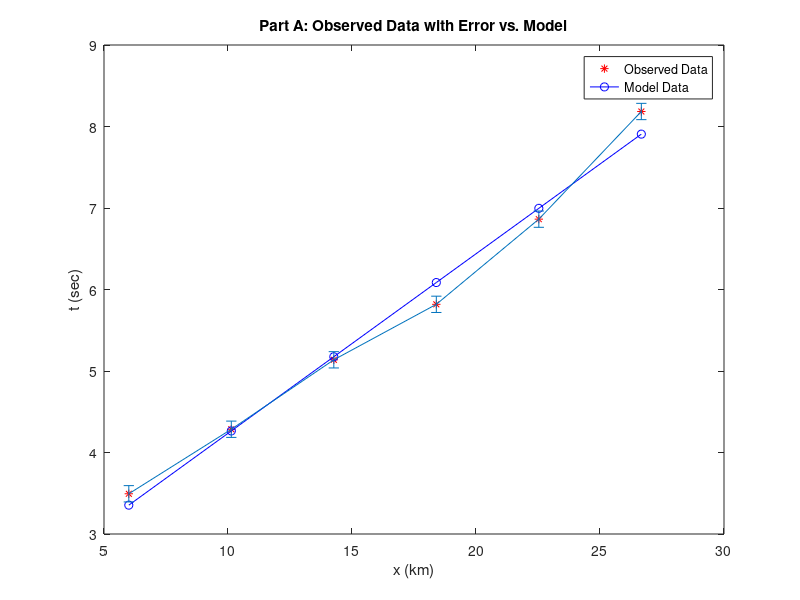

Recreate this plot in MATLAB. (Note: this script raises an error after producing the figure.)
%Math 503B Homework 2 Problem 1 a-d pages 49-51
clear;clf;
%Define Variables
t=[3.49350000000000;4.28530000000000;5.13740000000000;5.81810000000000;6.86320000000000;8.18410000000000];
x=[6;10.1333000000000;14.2667000000000;18.4000000000000;22.5333000000000;26.6667000000000];
sigma=0.1;

%Part a) Find least squares solution for the model t_0 and s_2, plot the
%data, the fitted model and residuals

%fitted model
one=ones(length(x),1);
g=[one, x];
gt=g';
gtg=inv(gt*g);
mApp=gtg*gt*t;
err=sigma*ones(1,length(x));

%Find the least squares solution
v=(1/sigma)*ones(length(x),1);
w=diag(v);
gw=w*g;
mL2=inv(gt*w*w*g)*gt*w*w*t

%plotting data, fitted model and residuals

figure(1);
plot(x,t,'*r'); hold on;
plot(x,mApp(1)+mApp(2)*x,'-ob');
errorbar(x,t,err);
xlabel('x (km)');
ylabel('t (sec)');
legend('Observed Data','Model Data', 'location','best')
title('Part A: Observed Data with Error vs. Model')
%Part b) Calculate and comment on the model parameter correlation matrix

covmL2=inv(transpose(gw)*g)*transpose(gw)*transpose(inv(transpose(gw)*g)*transpose(gw));
corrmatrix=covmL2/sqrt(sigma^2)
%The correlation matrix is positive down the main diagonal and negative in
%the off diagonal. 

%Part c) Plot the error ellipsoid in the (t0,s2) plane. How are the
%correlations manifested in the general appearance of the error ellipsoid
%in (t0,s2) space? Calculate conservative 95% confidence intervals for t0
%and s2 for the appropriate value of chisquared
DELTA2= sum((t-g*mL2).^2/sigma.^2)
plot_ellipse(DELTA2,corrmatrix,mL2)
ci=1.96*sqrt(diag(covmL2))
corrupper=mL2+ci;
corrlower=mL2-ci;
corrint=[corrlower corrupper]
%Since the projetion is narrow with a slight negative slope along its long
%principle axis there is a strong relationship between t_0 and s_2.


%Part d) Evaluate the p-value for this model.
dof=4;
pval=1-chi2cdf(DELTA2,dof)

%PART C FUNCTION CODE
%set the number of points on the ellipse to generate and plot
function plot_ellipse(DELTA2,c,mL2)
n=100;
%construct a vector of n equally-spaced angles from (0,2*pi)
theta=linspace(0,2*pi,n)';
%corresponding unit vector
xhat=[cos(theta),sin(theta)];
cinv=inv(c);
%preallocate output array
r=zeros(n,2);
for i=1:n
%store each (x,y) pair on the confidence ellipse
%in the corresponding row of r
r(i,:)=sqrt(DELTA2/(xhat(i,:)*cinv*xhat(i,:)'))*xhat(i,:);
end

% Plot the ellipse and set the axes.
figure(2);
plot(mL2(1)+r(:,1), mL2(2)+r(:,2));
axis equal
xlabel('t_0 (sec)')
ylabel('s_2(sec/km)')
title('Part C: Ellipsoid Plot')
end

